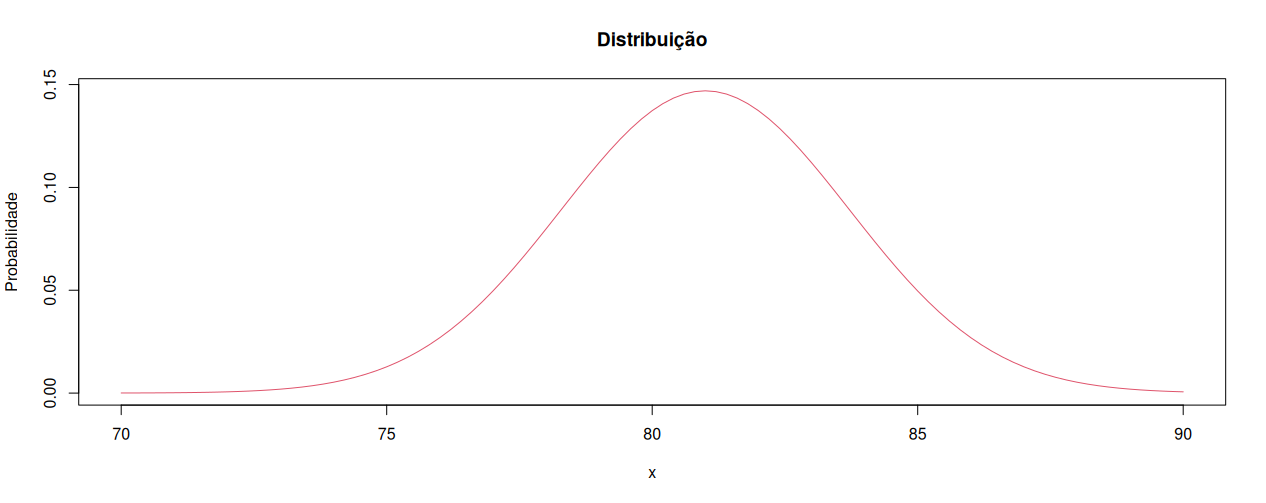

Recreate this plot in R.
mean = 81 # reais
sd   = 19
var  = sd^2
n    = 49

# A média da distribuição de amostras é igual à média da população.
m.dist = mean

# O erro padrão da média é igual ao desvio padrão populacional dividido pela raiz quadrada de 𝑛.
se = sd/sqrt(n)

# Já que o tamanho da amostra é maior que 30, a distribuição 
# das amostras pode ser aproximada por uma distribuição normal com:

curve(
  dnorm(x, m.dist, se),
  70,
  90,
  main = "Distribuição",
  ylab = "Probabilidade",
  col = 2
)
